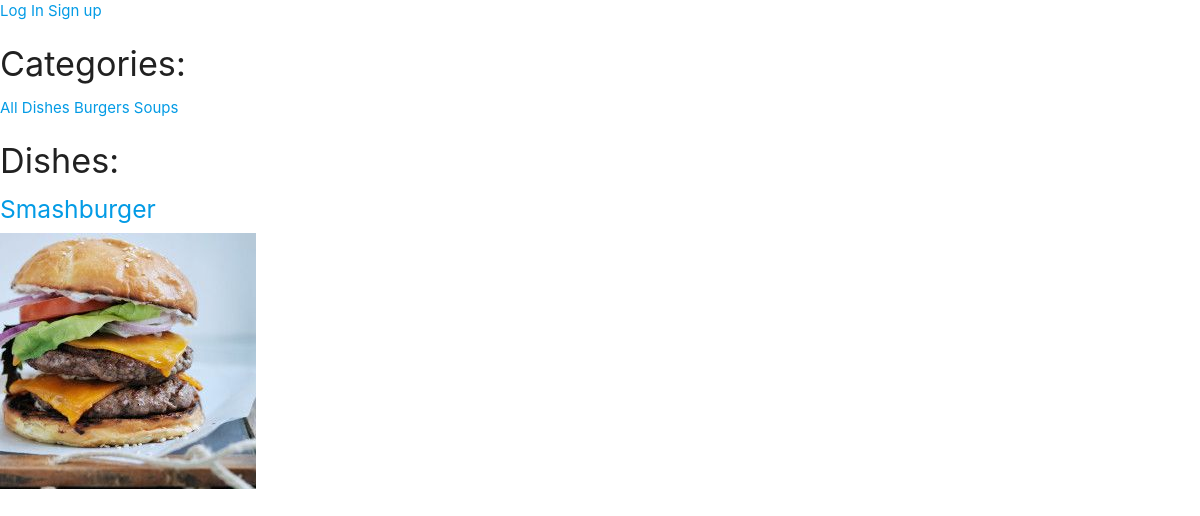
The app's page /dishes/5 with its own data.
### main/models.py (models this page shows, shortened)
class Category(models.Model):
    name = models.CharField(max_length=100, blank=False, unique=True)
    is_deleted = models.BooleanField(default=False)
    image_Url = models.CharField(max_length=1000, null=True, blank=True)
    image_file = models.ImageField(upload_to=category_image_path, null=True, blank=True)
    def __str__(self):
        return self.name

class Dish(models.Model):
    name = models.CharField(max_length=200, blank=False)
    price = models.DecimalField(max_digits=5, decimal_places=2, blank=False)
    description = models.TextField(blank=False)
    is_gluten_free = models.BooleanField(default=False)
    is_vegeterian = models.BooleanField(default=False)
    category = models.ForeignKey(Category, on_delete=models.CASCADE, limit_choices_to={'is_deleted':False})
    is_deleted = models.BooleanField(default=False)
    image_Url = models.CharField(max_length=1000, null=True, blank=True)
    image_file = models.ImageField(upload_to=dish_image_path, null=True, blank=True)

### main/views.py (the view)
# urls.py: path('dishes/<int:category_id>', views.category_dishes, name="category_dishes"),
def category_dishes(request, category_id):
    categories_list = Category.objects.filter(is_deleted=False)
    category = Category.objects.get(id=category_id)
    show_dishes = Dish.objects.filter(category=category, is_deleted=False)
    form = ItemAmountForm()
    return render(request, 'main/category_dishes.html', {
        'categories_list':categories_list,
        'show_dishes':show_dishes,
        'form':form})

### main/templates/main/category_dishes.html (shortened to what this page needs)
{% extends 'layouts/menu.html' %}
{% block menu-content %}
<div>
  <h4>Dishes:</h4>
    {% for dish in show_dishes %}
      <a class="modal-trigger" href="#{{dish.name}}">
        <h5>{{dish.name}}</h5>
      <div>
        {% if dish.image_file %}
            <img src="/{{dish.image_file}}" alt="">
        {% else %}
            <img src="{{dish.image_Url}}" alt="">
        {% endif %}
      </div>
    </a>
    {% endfor %}
</div>
{% endblock menu-content %}

### main/templates/layouts/menu.html (shortened to what this page needs)
{% extends 'layouts/main.html' %}
{% block main-content %}
<div>
  <h4>Categories:</h4>
  <a href="{% url 'all_dishes' %}">All Dishes</a>
  {% for category in categories_list %}
    <a href="{% url 'category_dishes' category_id=category.id %}">{{category}} </a>
  {% endfor %}
</div>
{% block menu-content %}
{% endblock menu-content %}
{% endblock main-content %}

### records on screen
Category: name "Burgers"
Category: name "Soups"
Dish: name "Smashburger", image_file (picture)
